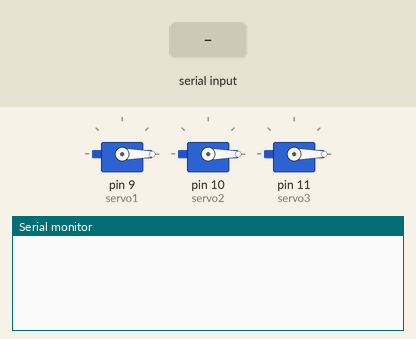
This sketch was run on a simulated Arduino Uno, built with avr-gcc and run on an emulated ATmega328P. Parts: 3 × servo, the last lines printed to the serial monitor. The inputs (shaded band) are chosen by the test bench.

Above: at 1.2 s.
1.3 s: "90,45,200\n" received over Serial
At 2.3 s:
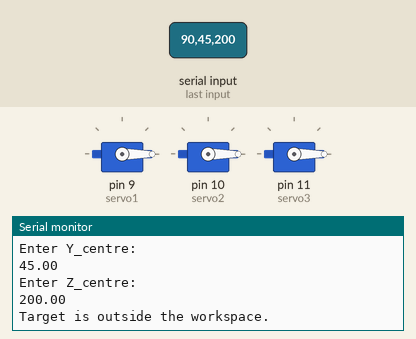
2.8 s: "0\n" received over Serial
At 6.0 s:
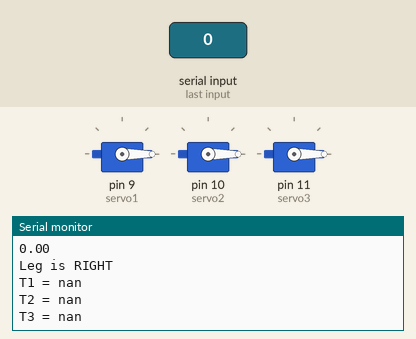
Timing chart, 0 to 7.5 s (numbered marks = the images above; inputs shaded):
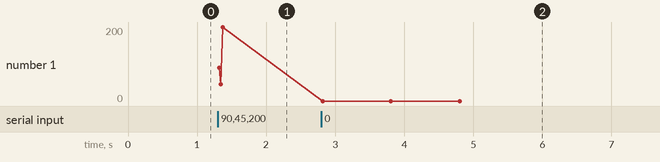

Measured:
- after the input at 1.3 s, the serial monitor: prints a new line at once (image 1)
- after the input at 2.8 s, the serial monitor: prints a new line at once (image 2)
- plotted number 1: 200 → 0 after the input at 2.8 s

The sketch:

Right-Back-Leg-Arduino.ino
```cpp
#include <Servo.h>
#include <math.h>

// Define servo objects
Servo servo1;  // Base servo
Servo servo2;  // Middle servo
Servo servo3;  // End servo

// Arm segment lengths
const float a1 = 4.5;
const float a2 = 6;
const float a3 = 5.4;

// Function to convert Cartesian coordinates to polar angle (0 to 2π)
float point_to_rad(float p1, float p2) {
  if (p1 > 0 && p2 >= 0) return atan(p2 / p1);
  else if (p1 == 0 && p2 >= 0) return PI / 2;
  else if (p1 < 0 && p2 >= 0) return -fabs(atan(p2 / p1)) + PI;
  else if (p1 < 0 && p2 < 0) return atan(p2 / p1) + PI;
  else if (p1 > 0 && p2 < 0) return -fabs(atan(p2 / p1)) + 2 * PI;
  else if (p1 == 0 && p2 < 0) return 3 * PI / 2;
  else return 3 * PI / 2;  // Edge case
}

// Inverse Kinematics with Rotation and Translation Matrices
void Inverse_kinematics(float x_centre, float y_centre, float z_centre) {

  float x = x_centre - 1;
  float y = y_centre;
  float z = z_centre + 8.5;
  float L = sqrt(x * x + y * y + z * z);

  if (L > (a1 + a2 + a3)) {
    Serial.println("Target is outside the workspace.");
    return;
  }

  float A = sqrt(x * x + y * y);
  float T1;

  Serial.println("Leg is RIGHT");
  T1 = point_to_rad(x, y) + acos(a1 / A);
  if (T1 > PI / 2) T1 -= 2 * PI;


  // Rotation and Translation Matrices
  float rot[4][4] = {
    { cos(-T1), -sin(-T1), 0, 0 },
    { sin(-T1), cos(-T1), 0, 0 },
    { 0, 0, 1, 0 },
    { 0, 0, 0, 1 }
  };

  float trans[4][4] = {
    { 1, 0, 0, -a1 * cos(T1) },
    { 0, 1, 0, -a1 * sin(T1) },
    { 0, 0, 1, 0 },
    { 0, 0, 0, 1 }
  };

  // Coordinate Matrix
  float actual_coord[4] = { x, y, z, 1 };
  float temp_coord[4] = { 0, 0, 0, 1 };
  float transformed_coord[4] = { 0, 0, 0, 1 };

  // Apply Transformation: temp = trans * actual
  for (int i = 0; i < 4; i++) {
    temp_coord[i] = 0;
    for (int j = 0; j < 4; j++) {
      temp_coord[i] += trans[i][j] * actual_coord[j];
    }
  }

  // Apply Rotation: transformed = rot * temp
  for (int i = 0; i < 4; i++) {
    transformed_coord[i] = 0;
    for (int j = 0; j < 4; j++) {
      transformed_coord[i] += rot[i][j] * temp_coord[j];
    }
  }

  float xdash = transformed_coord[0];
  float ydash = transformed_coord[1];
  float zdash = transformed_coord[2];

  // Calculate T2 and T3
  float B = sqrt(ydash * ydash + zdash * zdash);
  float alpha1 = point_to_rad(ydash, zdash);
  float beta1 = acos((B * B + a2 * a2 - a3 * a3) / (2 * B * a2));
  float T2 = alpha1 - beta1;
  float beta2 = acos((a2 * a2 + a3 * a3 - B * B) / (2 * a2 * a3));
  float T3 = PI - beta2;

  // Convert radians to degrees
  T1 = degrees(T1)-5;
  T2 = degrees(T2);
  T3 = degrees(T3)+6;

  Serial.print("T1 = ");
  Serial.println(T1);
  Serial.print("T2 = ");
  Serial.println(T2);
  Serial.print("T3 = ");
  Serial.println(T3);

  int angle1 = T1;
  int angle2 = T2;
  int angle3 = T3;

  // Move Servos
  servo1.write(angle1);
  servo2.write(angle2);
  servo3.write(angle3);
}

void setup() {
  Serial.begin(9600);

  // Attach servos to pins
  servo1.attach(9);
  servo2.attach(10);
  servo3.attach(11);
  servo1.write(0);
  servo2.write(0);
  servo3.write(0);
}


void loop() {
  if(Serial.available()){
    Serial.println("Enter X_centre: ");
    float x_centre = Serial.parseFloat();
    Serial.println(x_centre);
    while (Serial.available()) {  // Clear any leftover characters
            Serial.read();
        }
    Serial.println("Enter Y_centre: ");
    float y_centre = Serial.parseFloat();
    Serial.println(y_centre);
    while (Serial.available()) {  // Clear any leftover characters
            Serial.read();
        }
    Serial.println("Enter Z_centre: ");
    float z_centre = Serial.parseFloat();
    Serial.println(z_centre);
    while (Serial.available()) {  // Clear any leftover characters
            Serial.read();
        }

    Inverse_kinematics(x_centre,y_centre,z_centre);
};

}
```
